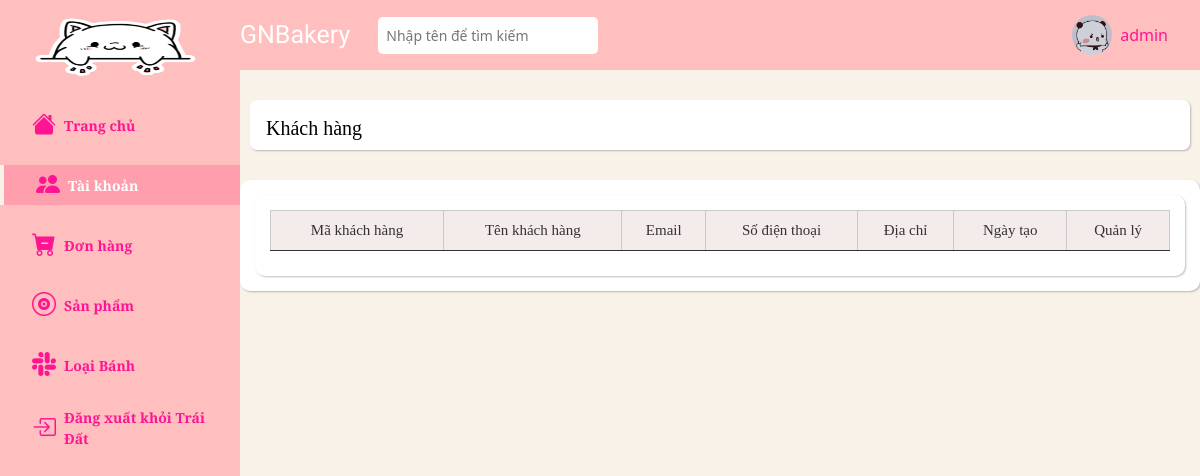
The page /admin/customer/index.php (signed in) on the database as committed earlier.
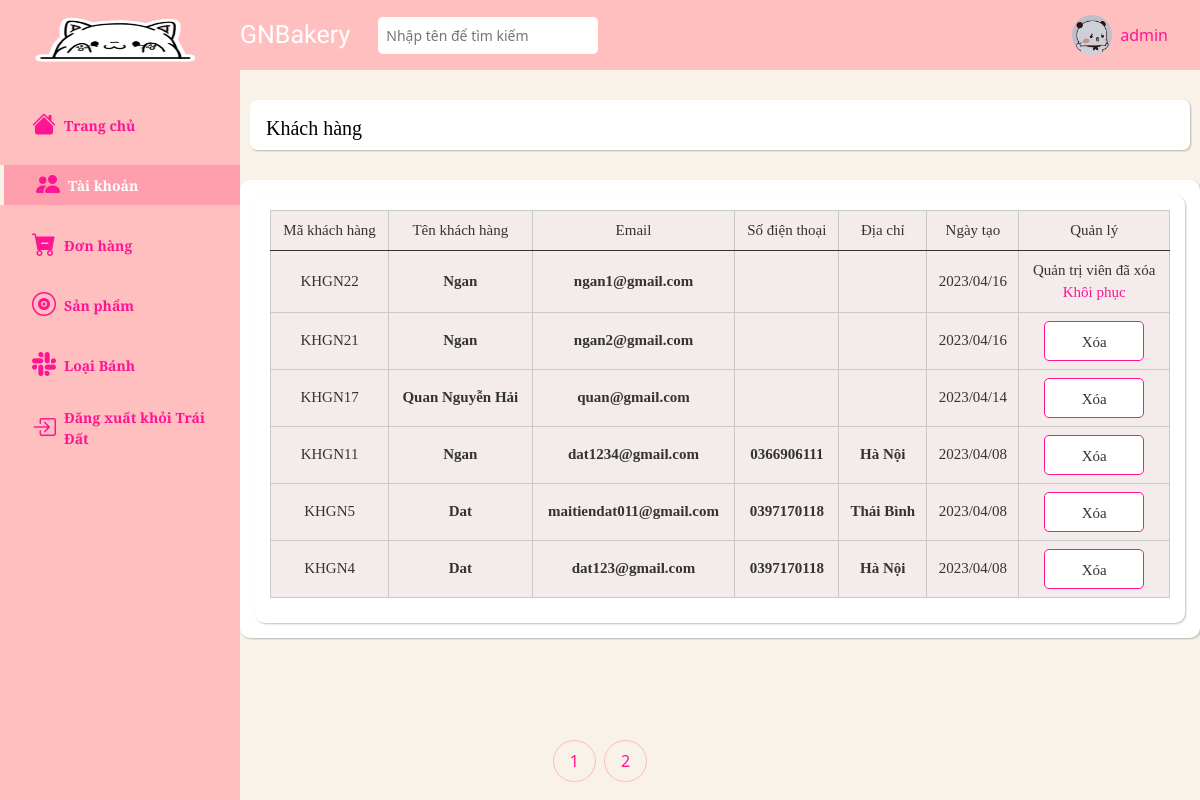
The same page on the database as committed later.
### tables this page shows
CREATE TABLE `users` (
  `id` int NOT NULL,
  `name` varchar(255) NOT NULL,
  `email` varchar(255) NOT NULL,
  `password` varchar(255) NOT NULL,
  `phone` varchar(100) DEFAULT NULL,
  `address` varchar(255) DEFAULT NULL,
  `gender` varchar(10) DEFAULT NULL,
  `birthday` date DEFAULT NULL,
  `created` timestamp NOT NULL DEFAULT CURRENT_TIMESTAMP,
  `deleted` date DEFAULT NULL,
  `level` int NOT NULL,
  `status` int NOT NULL DEFAULT '1',
  `id_deleted` int DEFAULT NULL
);

### admin/customer/index.php (the view, shortened to what the changed rows need)
<?php
    $page = 'users';
    require_once '../../database/connect.php';
    $where = '1';
    $page_current = 1;
    $sql_num_order = "select count(*) from orders";
    $arr_num_order = mysqli_query($connect, $sql_num_order);
    $result_num_order = mysqli_fetch_array($arr_num_order);
    $num_order = $result_num_order['count(*)'];
    $num_order_per_page = 10;
    $num_page = ceil($num_order / $num_order_per_page);
    $skip_page = $num_order_per_page * ($page_current - 1);
    $sql = "Select *,DATE_FORMAT(created, '%Y/%m/%d') as date from users where level = 0 and ($where)
    ORDER BY status asc,id DESC
    limit $num_order_per_page offset $skip_page";
    $result = mysqli_query($connect, $sql);
    require_once '../navbar-vertical.php';
?>
    <div class="main__container">
        <div class="container-fluid px-4">
            <div class="container-fluid">
            <div class="row gx-5">
                <div class="col-12">
                    <div class="table-responsive-sm">
                        <table class="order_table table table-sm table-light align-middle">
                            <thead style = "text-align : center;">
                                <tr>
                                    <th scope="col">Mã khách hàng</th>
                                    <th scope="col">Tên khách hàng</th>
                                    <th scope="col">Email</th>
                                    <th scope="col">Số điện thoại</th>
                                    <th  scope="col">Địa chỉ</th>
                                    <th  scope="col">Ngày tạo</th>
                                    <th  scope="col">Quản lý</th>
                                </tr>
                            </thead>
                            <tbody style ="text-align:center;">
                            <?php foreach($result as $each){ ?>
                                <tr>
                                    <th class ="id-numbers" scope="col">
                                        <a style = "text-decoration:none; color:#333;"href="" >KHGN<?= $each['id'] ?></a>
                                    </th>
                                    <th scope="col">
                                        <span class = "nameofyou"><?= $each['name'] ?></span>
                                    </th>
                                    <th scope="col">
                                       <span class="nameofyou"><?= $each['email'] ?></span>
                                    </th>
                                    <th scope="col">
                                       <span class="nameofyou"><?= $each['phone'] ?></span>
                                    </th>
                                    <th scope="col">
                                       <span class="nameofyou"><?= $each['address'] ?></span>
                                    </th>
                                    <th scope="col" ><?=$each['date'] ?>
                                    <th scope="col">
                                        <div class="two_buttons">
                                            <?php if($each['status'] == 1) { ?>
                                            <a onclick="return confirm('Bạn chắc chắn muốn xóa?')" href="./update_status.php?id=<?= $each['id'] ?>&status=1&level=<?=$level?>&page=<?=$page_current?>">Xóa</a>
                                            <?php }if($each['status'] == 0) {
                                                    $idLevel = $each['id_deleted'];
                                                    $sqlLevel = "select level from users where id = $idLevel";
                                                    $resultLevel = mysqli_query($connect, $sqlLevel);
                                                    $row = mysqli_fetch_assoc($resultLevel);
                                                    $level = $row["level"];
                                                    if($level == 1){?>
                                                        <span>Quản trị viên đã xóa</span>
                                                    <?php
                                                    }if($level == 2){?>
                                                        <span>NVGN<?=$each['id_deleted']?> đã xóa</span>
                                                    <?php
                                                    }?>
                                        </div>
                                        <div>
                                            <a style = "text-decoration: none;"  onclick="return confirm('Bạn chắc chắn muốn khôi phục?')" href="./update_status.php?id=<?= $each['id'] ?>&status=0&level=<?=$level?>&page=<?=$page_current?>">Khôi phục</a>
                                        <?php } ?>
                                        </div>
                                    </th>
                                </tr>
                            <?php } ?>
                            </tbody>
                        </table>
                    </div>
                </div>
            </div>
    </div>
        </div>
    </div>
<?php require_once '../footer.php'; ?>

### admin/navbar-vertical.php (shortened to what the changed rows need)
<!DOCTYPE html>
<html lang="en">
<head>
    <link rel="stylesheet" href="https://cdnjs.cloudflare.com/ajax/libs/normalize/8.0.1/normalize.min.css"/>
    <link href="https://cdn.jsdelivr.net/npm/bootstrap@5.0.2/dist/css/bootstrap.min.css" rel="stylesheet">
    <link rel="stylesheet" href="https://cdn.jsdelivr.net/npm/bootstrap-icons@1.7.2/font/bootstrap-icons.css">
    <link rel="stylesheet" href="../../assets/css/admin.css">
    <link rel="stylesheet" href="../../assets/css/responsive_admin.css">
    <link rel="stylesheet" href="../../assets/css/detail_orders.css">
    <link rel="stylesheet" type="text/css" href="../../assets/css/admin_order.css">
    <link rel="stylesheet" href="https://cdnjs.cloudflare.com/ajax/libs/font-awesome/5.15.3/css/all.min.css" />
</head>
<body>
<div class="main">
    <nav class="navbar navbar-vertical position-fixed top-0 start-0 bottom-0 p-0 navbar-collapse hide-on-mobile-tablet">
        <div class="navbar__content">
            <a class="navbar-brand px-5 d-block" href="#">
                <img class="navbar-brand__img" src="../../source (1).gif" alt="">
            </a>
        </div>
    </nav>

### admin/footer.php (shortened to what the changed rows need)
<footer>
            <ul class="pagination table__pagination justify-content-center">
                <?php for($i = 1; $i <= $num_page; $i++) { ?>
                    <li class="pagination-item
                        <?php if($i == $page) { echo 'pagination-item--active';} ?>
                    ">
                        <a href="?page=<?php echo $i ?><?php if(isset($_GET['search_status'])){
                                                                    }?>" class="pagination-item__link">
                            <?php echo $i ?>
                        </a>
                    </li>
                <?php } ?>
            </ul>
        </footer>
    </div>
</body>
</html>

Rows that differ between the two databases and show on the page:
added users: id "22", name "Ngan", email "ngan1@gmail.com", date "2023/04/16", shows "Quản trị viên đã xóa"
added users: id "21", name "Ngan", email "ngan2@gmail.com", date "2023/04/16"
added users: id "17", name "Quan Nguyễn Hải", email "quan@gmail.com", date "2023/04/14"
added users: id "11", name "Ngan", email "dat1234@gmail.com", phone "0366906111", address "Hà Nội", date "2023/04/08"
added users: id "5", name "Dat", email "maitiendat011@gmail.com", phone "0397170118", address "Thái Bình", date "2023/04/08"
added users: id "4", name "Dat", email "dat123@gmail.com", phone "0397170118", address "Hà Nội", date "2023/04/08"
Other text that changed with them:
new list line: "1"
new list line: "2"
